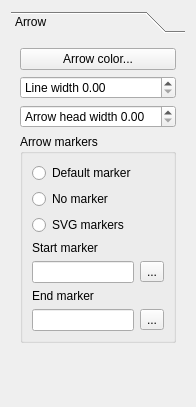
<?xml version="1.0" encoding="UTF-8"?>
<ui version="4.0">
 <class>QgsComposerArrowWidgetBase</class>
 <widget class="QWidget" name="QgsComposerArrowWidgetBase">
  <property name="geometry">
   <rect>
    <x>0</x>
    <y>0</y>
    <width>196</width>
    <height>407</height>
   </rect>
  </property>
  <property name="windowTitle">
   <string>Form</string>
  </property>
  <layout class="QGridLayout" name="gridLayout_3">
   <item row="0" column="0">
    <widget class="QToolBox" name="toolBox">
     <property name="currentIndex">
      <number>0</number>
     </property>
     <widget class="QWidget" name="page">
      <property name="geometry">
       <rect>
        <x>0</x>
        <y>0</y>
        <width>178</width>
        <height>363</height>
       </rect>
      </property>
      <attribute name="label">
       <string>Arrow</string>
      </attribute>
      <layout class="QGridLayout" name="gridLayout_2">
       <item row="0" column="0">
        <widget class="QPushButton" name="mArrowColorButton">
         <property name="text">
          <string>Arrow color...</string>
         </property>
        </widget>
       </item>
       <item row="1" column="0">
        <widget class="QDoubleSpinBox" name="mOutlineWidthSpinBox">
         <property name="prefix">
          <string>Line width </string>
         </property>
        </widget>
       </item>
       <item row="2" column="0">
        <widget class="QDoubleSpinBox" name="mArrowHeadWidthSpinBox">
         <property name="prefix">
          <string>Arrow head width </string>
         </property>
        </widget>
       </item>
       <item row="3" column="0">
        <widget class="QGroupBox" name="mArrowMarkersGroupBox">
         <property name="title">
          <string>Arrow markers</string>
         </property>
         <layout class="QGridLayout" name="gridLayout_1">
          <item row="0" column="0" colspan="2">
           <widget class="QRadioButton" name="mDefaultMarkerRadioButton">
            <property name="text">
             <string>Default marker</string>
            </property>
           </widget>
          </item>
          <item row="1" column="0">
           <widget class="QRadioButton" name="mNoMarkerRadioButton">
            <property name="text">
             <string>No marker</string>
            </property>
           </widget>
          </item>
          <item row="2" column="0" colspan="2">
           <widget class="QRadioButton" name="mSvgMarkerRadioButton">
            <property name="text">
             <string>SVG markers</string>
            </property>
           </widget>
          </item>
          <item row="3" column="0">
           <widget class="QLabel" name="mStartMarkerLabel">
            <property name="text">
             <string>Start marker</string>
            </property>
           </widget>
          </item>
          <item row="4" column="0">
           <widget class="QLineEdit" name="mStartMarkerLineEdit"/>
          </item>
          <item row="4" column="1">
           <widget class="QToolButton" name="mStartMarkerToolButton">
            <property name="text">
             <string>...</string>
            </property>
           </widget>
          </item>
          <item row="5" column="0">
           <widget class="QLabel" name="mEndMarkerLabel">
            <property name="text">
             <string>End marker</string>
            </property>
           </widget>
          </item>
          <item row="6" column="0">
           <widget class="QLineEdit" name="mEndMarkerLineEdit"/>
          </item>
          <item row="6" column="1">
           <widget class="QToolButton" name="mEndMarkerToolButton">
            <property name="text">
             <string>...</string>
            </property>
           </widget>
          </item>
         </layout>
        </widget>
       </item>
       <item row="4" column="0">
        <spacer name="verticalSpacer">
         <property name="orientation">
          <enum>Qt::Vertical</enum>
         </property>
         <property name="sizeHint" stdset="0">
          <size>
           <width>20</width>
           <height>62</height>
          </size>
         </property>
        </spacer>
       </item>
      </layout>
     </widget>
    </widget>
   </item>
  </layout>
 </widget>
 <resources/>
 <connections/>
</ui>
